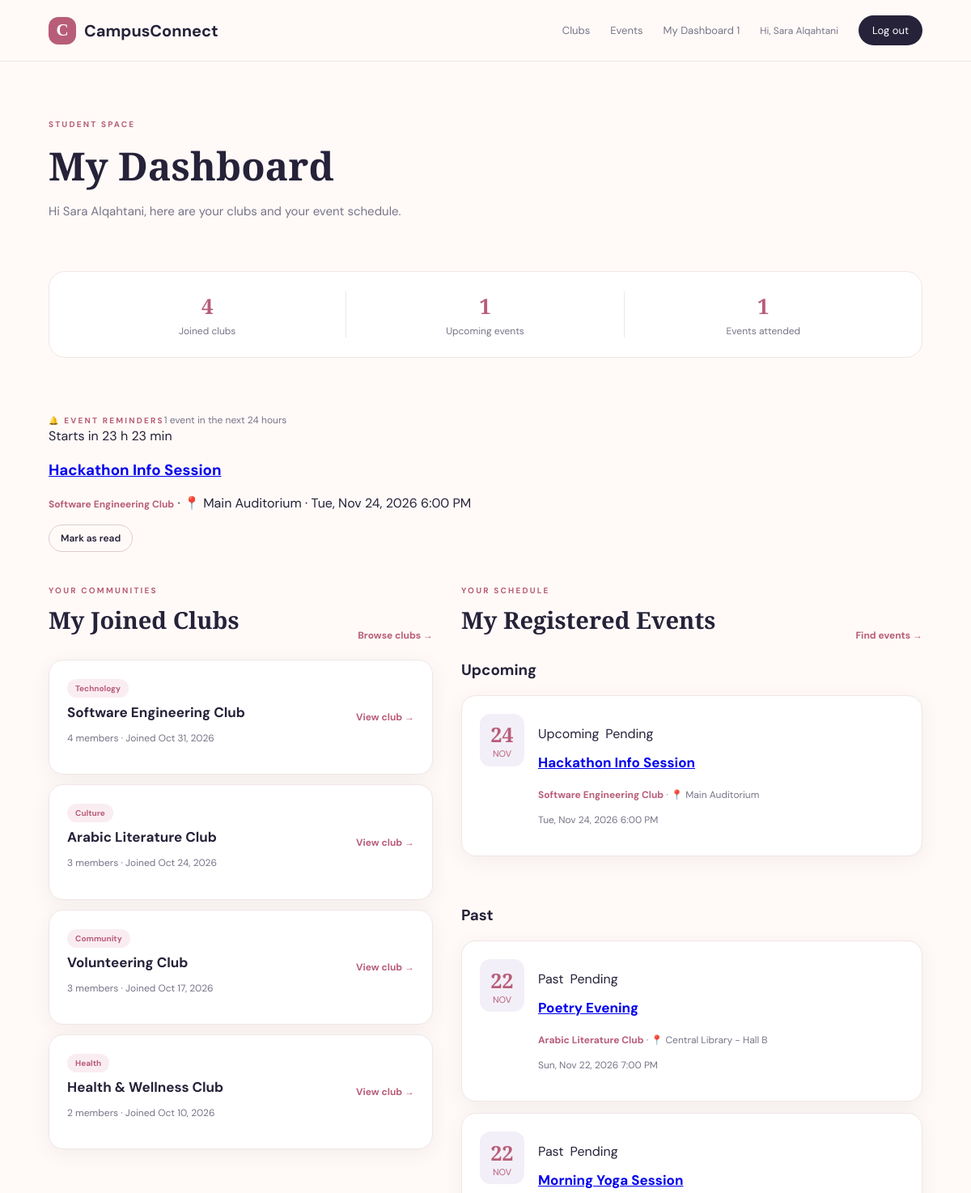
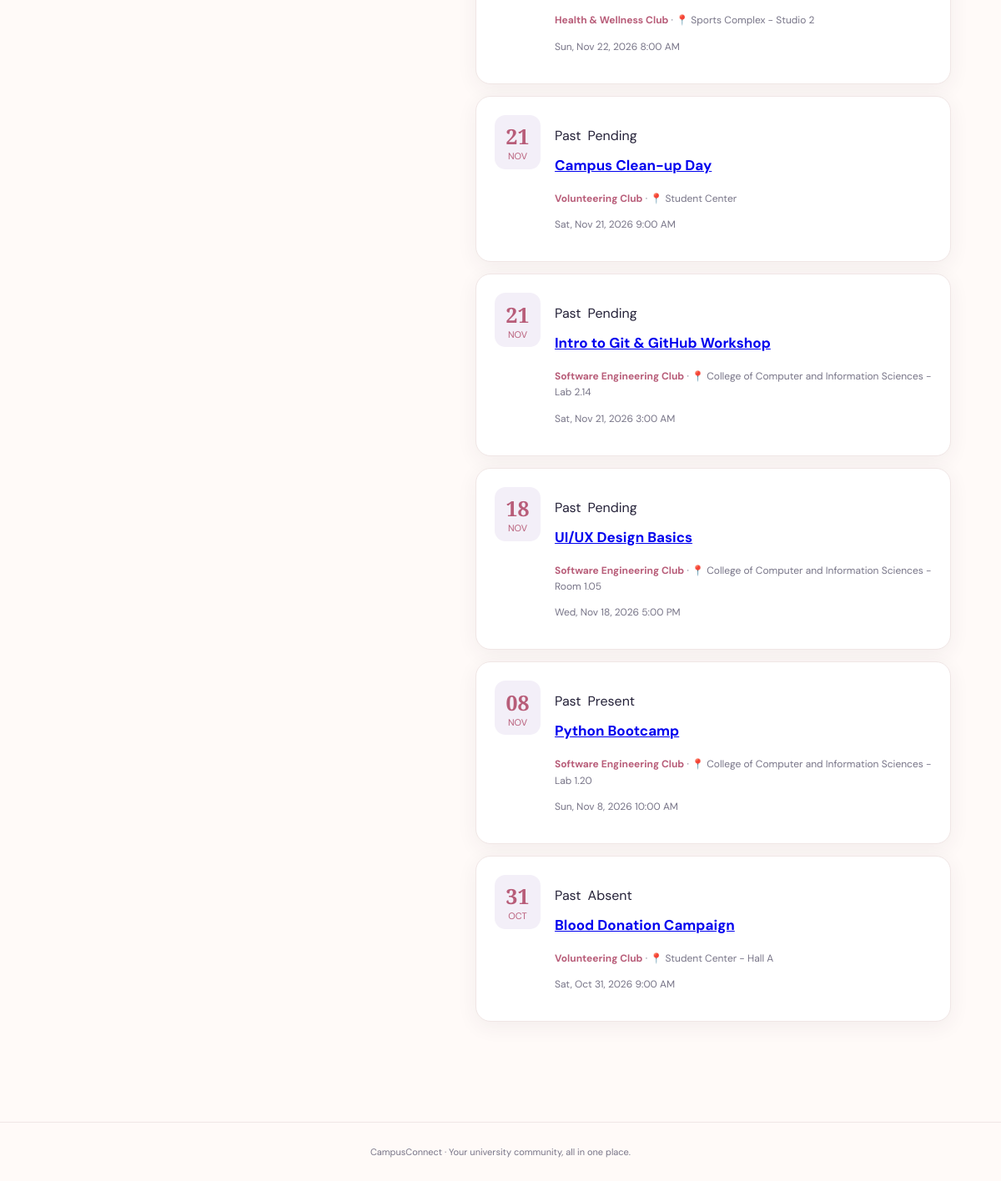
The page /student-dashboard.php (signed in) on the database its author committed (2 pictures, top to bottom).
### tables this page shows
CREATE TABLE IF NOT EXISTS registrations (
 id INT AUTO_INCREMENT PRIMARY KEY,
 user_id INT NOT NULL,
 event_id INT NOT NULL,
 registered_at TIMESTAMP DEFAULT CURRENT_TIMESTAMP,
  
 attendance_status ENUM('Pending','Present','Absent') NOT NULL DEFAULT 'Pending',
  
 reminder_dismissed TINYINT(1) NOT NULL DEFAULT 0,
 UNIQUE KEY unique_registration (user_id, event_id),
 FOREIGN KEY (user_id) REFERENCES users(id) ON DELETE CASCADE,
 FOREIGN KEY (event_id) REFERENCES events(id) ON DELETE CASCADE
);

CREATE TABLE IF NOT EXISTS events (
 id INT AUTO_INCREMENT PRIMARY KEY,
 club_id INT NOT NULL,
 title VARCHAR(180) NOT NULL,
 description TEXT,
 venue VARCHAR(180) NOT NULL,
 event_date DATETIME NOT NULL,
 capacity INT NOT NULL,
 created_at TIMESTAMP DEFAULT CURRENT_TIMESTAMP,
 FOREIGN KEY (club_id) REFERENCES clubs(id) ON DELETE CASCADE,
 INDEX idx_event_date (event_date)
);

CREATE TABLE IF NOT EXISTS clubs (
 id INT AUTO_INCREMENT PRIMARY KEY,
 leader_id INT NOT NULL,
 name VARCHAR(150) NOT NULL,
 category VARCHAR(100) DEFAULT NULL,
 description TEXT,
 created_at TIMESTAMP DEFAULT CURRENT_TIMESTAMP,
 CONSTRAINT fk_club_leader FOREIGN KEY (leader_id) REFERENCES users(id) ON DELETE CASCADE
);

### student-dashboard.php (the view, shortened to what this page needs)
<?php
require 'helpers.php';
$userId = current_user()['id'];
$q = $pdo->prepare('SELECT c.id, c.name, c.category, c.description, m.joined_at,
        (SELECT COUNT(*) FROM memberships m2 WHERE m2.club_id = c.id) AS members
    FROM memberships m JOIN clubs c ON c.id = m.club_id
    WHERE m.user_id = ?
    ORDER BY m.joined_at DESC');
$q->execute([$userId]);
$clubs = $q->fetchAll();
$q = $pdo->prepare('SELECT r.id AS registration_id, r.registered_at, r.attendance_status,
        e.id AS event_id, e.title, e.venue, e.event_date,
        c.id AS club_id, c.name AS club_name,
        (e.event_date >= NOW()) AS is_upcoming
    FROM registrations r
    JOIN events e ON e.id = r.event_id
    JOIN clubs c ON c.id = e.club_id
    WHERE r.user_id = ?
    ORDER BY e.event_date ASC');
$q->execute([$userId]);
$events = $q->fetchAll();
$upcoming = array_values(array_filter($events, fn($ev) => (int)$ev['is_upcoming'] === 1));
$past = array_reverse(array_values(array_filter($events, fn($ev) => (int)$ev['is_upcoming'] !== 1)));
$attended = count(array_filter($events, fn($ev) => $ev['attendance_status'] === 'Present'));
require 'header.php';
function render_student_event($ev) {
    $isUpcoming = (int)$ev['is_upcoming'] === 1;
    $status = in_array($ev['attendance_status'], ATTENDANCE_STATUSES, true) ? $ev['attendance_status'] : 'Pending';
    $ts = strtotime($ev['event_date']); ?>
    <article class="event-card dash-event <?= $isUpcoming ? '' : 'is-past' ?>">
      <div class="event-date"><b><?=date('d', $ts)?></b><span><?=date('M', $ts)?></span></div>
      <div class="event-content">
        <div class="badge-row tight">
          <span class="status-badge <?= $isUpcoming ? 'upcoming' : 'past' ?>"><?= $isUpcoming ? 'Upcoming' : 'Past' ?></span>
          <span class="status-badge <?=strtolower($status)?>"><?=e($status)?></span>
        </div>
        <h3><a href="event.php?id=<?=(int)$ev['event_id']?>"><?=e($ev['title'])?></a></h3>
        <p><a class="text-link" href="club.php?id=<?=(int)$ev['club_id']?>"><?=e($ev['club_name'])?></a> · 📍 <?=e($ev['venue'])?></p>
        <p><?=date('D, M j, Y g:i A', $ts)?></p>
      </div>
    </article>
<?php }
?>
<section class="page-intro">
  <span class="eyebrow">STUDENT SPACE</span>
  <h1>My Dashboard</h1>
  <p>Hi <?=e(current_user()['name'])?>, here are your clubs and your event schedule.</p>
</section>
<section class="stats dash-stats">
  <div><strong><?=count($clubs)?></strong><span>Joined clubs</span></div>
  <div><strong><?=count($upcoming)?></strong><span>Upcoming events</span></div>
  <div><strong><?=$attended?></strong><span>Events attended</span></div>
</section>
<?php render_reminders($headerReminders, 'dashboard'); ?>
<div class="dashboard-grid student-grid">
  <section>
    <div class="section-head compact"><div><span class="eyebrow">YOUR COMMUNITIES</span><h2>My Joined Clubs</h2></div><a class="text-link" href="clubs.php">Browse clubs →</a></div>
    <?php foreach ($clubs as $c): ?>
      <article class="list-card">
        <div>
          <span class="tag"><?=e($c['category'] ?: 'Student community')?></span>
          <h3><?=e($c['name'])?></h3>
          <p><?=(int)$c['members']?> member<?=(int)$c['members'] === 1 ? '' : 's'?> · Joined <?=date('M j, Y', strtotime($c['joined_at']))?></p>
        </div>
        <a class="text-link" href="club.php?id=<?=(int)$c['id']?>">View club →</a>
      </article>
    <?php endforeach; ?>
  </section>
  <section>
    <div class="section-head compact"><div><span class="eyebrow">YOUR SCHEDULE</span><h2>My Registered Events</h2></div><a class="text-link" href="events.php">Find events →</a></div>
    <?php if (!$events): ?>
      <div class="empty">You have not registered for any events yet. <a class="text-link" href="events.php">See upcoming events →</a></div>
    <?php else: ?>
      <h3 class="list-label">Upcoming</h3>
      <div class="event-list compact"><?php foreach ($upcoming as $ev) render_student_event($ev); ?></div>
      <?php if ($past): ?>
        <h3 class="list-label">Past</h3>
        <div class="event-list compact"><?php foreach ($past as $ev) render_student_event($ev); ?></div>
      <?php endif; ?>
    <?php endif; ?>
  </section>
</div>
<?php require 'footer.php'; ?>

### helpers.php (shortened to what this page needs)
<?php
require_once __DIR__ . '/config.php';
function e($value) { return htmlspecialchars((string)$value, ENT_QUOTES, 'UTF-8'); }
function current_user() { return $_SESSION['user'] ?? null; }
function get_upcoming_reminders($user_id) {
    global $pdo;
    $q = $pdo->prepare('SELECT r.id AS registration_id, e.id AS event_id, e.title, e.venue, e.event_date,
            c.id AS club_id, c.name AS club_name
        FROM registrations r
        JOIN events e ON e.id = r.event_id
        JOIN clubs c ON c.id = e.club_id
        WHERE r.user_id = ?
          AND r.reminder_dismissed = 0
          AND e.event_date > NOW()
          AND e.event_date <= DATE_ADD(NOW(), INTERVAL 24 HOUR)
        ORDER BY e.event_date ASC');
    $q->execute([(int)$user_id]);
    return $q->fetchAll();
}
function time_remaining_label($eventDate) {
    $seconds = strtotime($eventDate) - time();
    $hours = intdiv($seconds, 3600);
    $minutes = intdiv($seconds % 3600, 60);
    return 'Starts in ' . $hours . ' h ' . $minutes . ' min';
}
function render_reminders(array $reminders, $variant = 'banner') {
    $return = $variant === 'dashboard' ? 'student-dashboard.php' : current_page_url();
    echo '<section class="reminders reminders-' . e($variant) . '" id="reminders" aria-label="Event reminders">';
    echo '<div class="reminders-head"><span class="eyebrow">🔔 EVENT REMINDERS</span><span class="muted">'
        . count($reminders) . ' event' . (count($reminders) === 1 ? '' : 's') . ' in the next 24 hours</span></div>';
    foreach ($reminders as $r) {
        echo '<article class="reminder-card">'
            . '<div class="reminder-body">'
            . '<span class="reminder-time">' . e(time_remaining_label($r['event_date'])) . '</span>'
            . '<h3><a href="event.php?id=' . (int)$r['event_id'] . '">' . e($r['title']) . '</a></h3>'
            . '<p><a class="text-link" href="club.php?id=' . (int)$r['club_id'] . '">' . e($r['club_name']) . '</a>'
            . ' · 📍 ' . e($r['venue'])
            . ' · ' . e(date('D, M j, Y g:i A', strtotime($r['event_date']))) . '</p>'
            . '</div>'
            . '<form method="post" action="dismiss-reminder.php">';
        echo '<input type="hidden" name="registration_id" value="' . (int)$r['registration_id'] . '">'
            . '<input type="hidden" name="return" value="' . e($return) . '">'
            . '<button class="btn ghost small">Mark as read</button>'
            . '</form></article>';
    }
    echo '</section>';
}
?>

### assets/style.css (style rules this page uses)
:root { --ink:#252239;--muted:#777487;--pink:#e8a6b5;--pink-dark:#b85d79;--cream:#fffaf8;--line:#f0e6e5;--lav:#f3eff8;--white:#fff;--shadow:0 18px 50px rgba(68,43,65,.08) }
* { box-sizing:border-box }
body { margin:0;background:var(--cream);color:var(--ink);font-family:'DM Sans',sans-serif }
.eyebrow { font-size:10px;letter-spacing:2.2px;color:var(--pink-dark);font-weight:700 }
.hero h1,.page-intro h1,.auth-wrap h1,.event-detail h1 { font-family:'Playfair Display',serif;font-size:clamp(42px,5vw,65px);line-height:1.08;margin:17px 0 }
.hero-copy>p,.page-intro>p { color:var(--muted);line-height:1.8;max-width:510px;font-size:15px }
.btn { border:0;display:inline-flex;align-items:center;justify-content:center;padding:13px 22px;border-radius:28px;text-decoration:none;font:600 13px 'DM Sans';cursor:pointer;transition:.2s }
.btn.ghost { border:1px solid #ddcbd1;color:var(--ink);background:transparent }
.stats { display:grid;grid-template-columns:repeat(3,1fr);background:white;border:1px solid var(--line);border-radius:20px;padding:24px;margin:10px 0 65px }
.stats div { text-align:center;border-right:1px solid var(--line);display:flex;flex-direction:column;gap:5px }
.stats div:last-child { border:0 }
.stats strong { font:700 26px 'Playfair Display';color:var(--pink-dark) }
.stats span,.muted { color:var(--muted);font-size:12px }
.section-head { display:flex;justify-content:space-between;align-items:end;margin:35px 0 22px }
.section-head h2,.dashboard-grid h2 { font:600 29px 'Playfair Display';margin:8px 0 }
.text-link { font-size:12px;color:var(--pink-dark);text-decoration:none;font-weight:700 }
.event-card,.club-card,.list-card { background:#fff;border:1px solid var(--line);border-radius:18px;padding:22px;display:flex;gap:17px;box-shadow:0 6px 25px #432c4010 }
.event-date { width:55px;height:65px;flex:none;background:var(--lav);border-radius:13px;display:flex;flex-direction:column;align-items:center;justify-content:center;color:var(--pink-dark) }
.event-date b { font:700 25px 'Playfair Display' }
.event-date span { font-size:11px;text-transform:uppercase }
.event-card h3,.club-card h3,.list-card h3 { margin:7px 0;font-size:17px }
.event-card p,.club-card p,.list-card p { color:var(--muted);font-size:12px;line-height:1.6 }
.tag { display:inline-block;color:var(--pink-dark);background:#faedf1;border-radius:20px;padding:5px 10px;font-size:10px;font-weight:700 }
.page-intro { padding:65px 0 35px }
.page-intro h1 { font-size:48px }
.dashboard-grid { display:grid;grid-template-columns:1fr 1.2fr;gap:35px;align-items:start;margin-bottom:60px }
.list-card { align-items:center;justify-content:space-between;margin-bottom:12px }
.event-list { display:grid;gap:14px;margin-bottom:60px }
.event-content { flex:1 }
.event-content .text-link { display:inline-block;margin-top:8px }
.btn.small { padding:8px 14px;font-size:12px }
.badge-row { display:flex;flex-wrap:wrap;gap:8px;align-items:center;margin:14px 0 }

### rows shown on the page
registrations: event.event_date "Starts in 23 h 23 min", event.title "Hackathon Info Session", clubs.name "Software Engineering Club", event.venue "Main Auditorium", event.event_date "Tue, Nov 24, 2026 6:00 PM", event.event_date "24", event.event_date "NOV", attendance_status "Pending"
clubs: category "Technology", name "Software Engineering Club", members "4", joined_at "Oct 31, 2026"
clubs: category "Culture", name "Arabic Literature Club", members "3", joined_at "Oct 24, 2026"
clubs: category "Community", name "Volunteering Club", members "3", joined_at "Oct 17, 2026"
clubs: category "Health", name "Health & Wellness Club", members "2", joined_at "Oct 10, 2026"
registrations: event.event_date "22", event.event_date "NOV", attendance_status "Pending", event.title "Poetry Evening", clubs.name "Arabic Literature Club", event.venue "Central Library - Hall B", event.event_date "Sun, Nov 22, 2026 7:00 PM"
registrations: event.event_date "22", event.event_date "NOV", attendance_status "Pending", event.title "Morning Yoga Session", clubs.name "Health & Wellness Club", event.venue "Sports Complex - Studio 2", event.event_date "Sun, Nov 22, 2026 8:00 AM"
registrations: event.event_date "21", event.event_date "NOV", attendance_status "Pending", event.title "Campus Clean-up Day", clubs.name "Volunteering Club", event.venue "Student Center", event.event_date "Sat, Nov 21, 2026 9:00 AM"
registrations: event.event_date "21", event.event_date "NOV", attendance_status "Pending", event.title "Intro to Git & GitHub Workshop", clubs.name "Software Engineering Club", event.venue "College of Computer and Information Sciences - Lab 2.14", event.event_date "Sat, Nov 21, 2026 3:00 AM"
registrations: event.event_date "18", event.event_date "NOV", attendance_status "Pending", event.title "UI/UX Design Basics", clubs.name "Software Engineering Club", event.venue "College of Computer and Information Sciences - Room 1.05", event.event_date "Wed, Nov 18, 2026 5:00 PM"
registrations: event.event_date "08", event.event_date "NOV", attendance_status "Present", event.title "Python Bootcamp", clubs.name "Software Engineering Club", event.venue "College of Computer and Information Sciences - Lab 1.20", event.event_date "Sun, Nov 8, 2026 10:00 AM"
registrations: event.event_date "31", event.event_date "OCT", attendance_status "Absent", event.title "Blood Donation Campaign", clubs.name "Volunteering Club", event.venue "Student Center - Hall A", event.event_date "Sat, Oct 31, 2026 9:00 AM"

### other values the page prints
count($headerReminders) "1"
current_user()['name'] "Sara Alqahtani"
count($clubs) "4"
count($upcoming) "1"
$attended "1"
count($reminders) "1"
